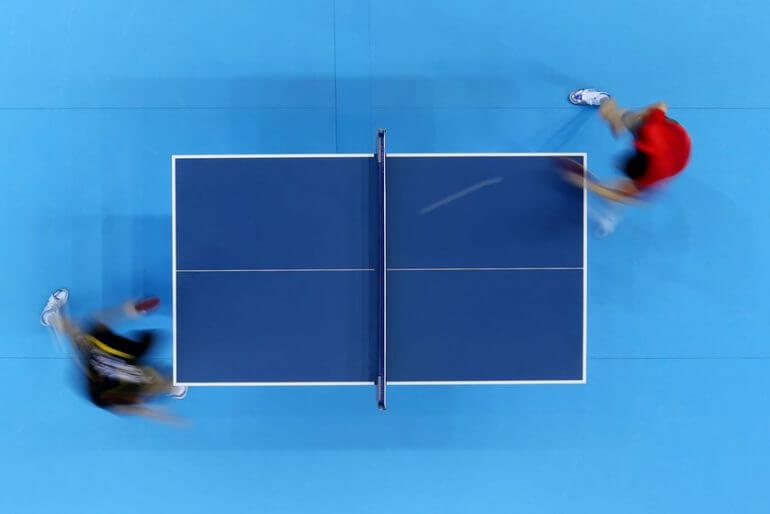
#> input picture 1.jpg, 770 x 514 px, given in place of the camera
$ python NoStereo2.py
#> lines starting #> are read from the running program, lines starting #| are printed output that depends on the picture; after the words box and inside, x2 and y2 are one past the last pixel; in counts of white or black regions, pixels touching at a corner belong together
import cv2
import imutils
import time
import numpy as np

#CreateBox
def nothing(x):
    pass
cv2.namedWindow("Set-Color")
cv2.createTrackbar("Low-H", "Set-Color", 20, 179, nothing) #10
cv2.createTrackbar("Low-S", "Set-Color", 80, 255, nothing)
cv2.createTrackbar("Low-V", "Set-Color", 180, 255, nothing) #160
cv2.createTrackbar("Up-H", "Set-Color", 30, 179, nothing)
cv2.createTrackbar("Up-S", "Set-Color", 255, 255, nothing)
cv2.createTrackbar("Up-V", "Set-Color", 255, 255, nothing)

scoreA = 0
scoreB = 0

cap = cv2.VideoCapture(1)
#cap2 = cv2.VideoCapture(2)

while True:
    ret, frame = cap.read()
#> frame is the input picture: shape (514, 770, 3); mean B, G, R 200.1, 138.4, 63.3
    ret, frameL = cap.read()

    hsv = cv2.cvtColor(frame, cv2.COLOR_BGR2HSV)
#> hsv: shape (514, 770, 3); mean H, S, V 103.9, 178.1, 201.3
    l_h = cv2.getTrackbarPos("Low-H", "Set-Color")
    l_s = cv2.getTrackbarPos("Low-S", "Set-Color")
    l_v = cv2.getTrackbarPos("Low-V", "Set-Color")
    u_h = cv2.getTrackbarPos("Up-H", "Set-Color")
    u_s = cv2.getTrackbarPos("Up-S", "Set-Color")
    u_v = cv2.getTrackbarPos("Up-V", "Set-Color")
    lower_blue = np.array([l_h, l_s, l_v])
    upper_blue = np.array([u_h, u_s, u_v])

    mask = cv2.inRange(hsv, lower_blue, upper_blue)
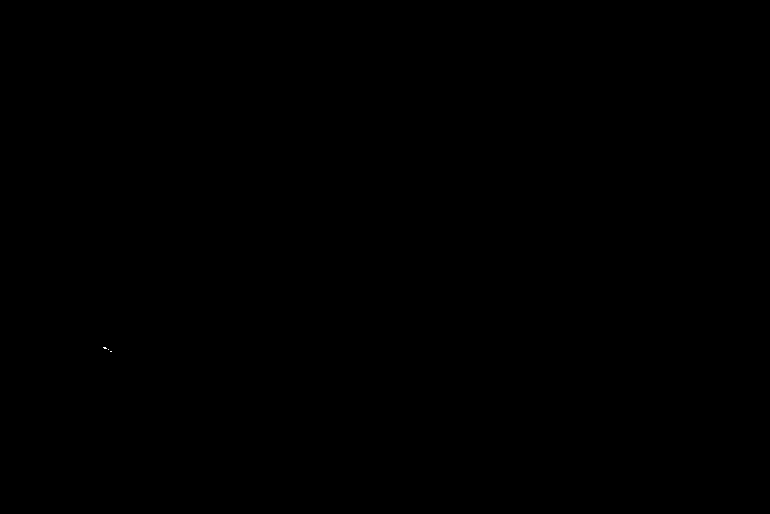
#> mask: shape (514, 770); 0% white in thin lines or dots, all inside (x1, y1, x2, y2) = (103, 347, 112, 352)
    mask = cv2.erode(mask, None, iterations=2)
#> mask: shape (514, 770); every value is 0
    mask = cv2.dilate(mask, None, iterations=2)
    res = cv2.bitwise_and(frame,frame, mask= mask)
#> res: shape (514, 770, 3); every value is 0

    frameL = cv2.line(frameL,(100,100),(100,380),(0,0,255),5)
    frameL = cv2.line(frameL,(540,100),(540,380),(0,0,255),5)
    frameL = cv2.line(frameL,(100,380),(540,380),(0,0,255),5)
    frameL = cv2.line(frameL,(340,0),(340,480),(0,0,255),5)

###################################
#Text
    frameL = cv2.putText(frameL,"A",(40,50),
        cv2.FONT_HERSHEY_SIMPLEX,1,(0,0,255),3)
    frameL = cv2.putText(frameL,"B",(600,50),
        cv2.FONT_HERSHEY_SIMPLEX,1,(0,0,255),3)
    frameL = cv2.putText(frameL,(str(scoreA)+":"+str(scoreB)),(280,50),
        cv2.FONT_HERSHEY_SIMPLEX,1,(0,0,255),3)
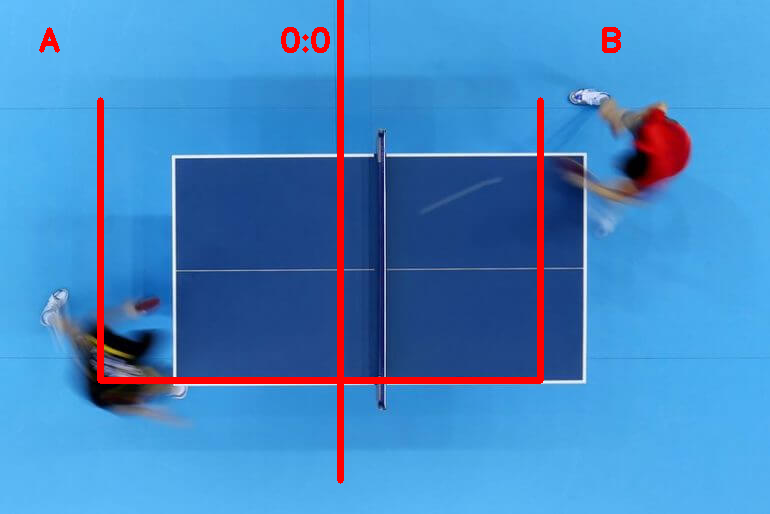
#> frameL: shape (514, 770, 3); mean B, G, R 195, 134.9, 68.9
###################################
#Score
    cnts = cv2.findContours(mask.copy(), cv2.RETR_EXTERNAL,
        cv2.CHAIN_APPROX_SIMPLE)
#> cnts = 0 contours
    cnts = imutils.grab_contours(cnts)
#> cnts = []
    center = None

    if len(cnts) > 0:
        c = max(cnts, key=cv2.contourArea)
        ((x, y), radius) = cv2.minEnclosingCircle(c)
        M = cv2.moments(c)
        center = (int(M["m10"] / M["m00"]), int(M["m01"] / M["m00"]))

        if radius > 2.5:
            cv2.circle(frame, (int(x), int(y)), int(radius),
                (0, 255, 255), 2)
            cv2.circle(frame, center, 3, (0, 0, 255), -1)

        if center[0] < 100:
            scoreA += 1
        elif center[0] < 340 and center[1] > 380:
            scoreA += 1

        elif center[0] > 100 and center[0] < 540 and center[1] < 380:
            print('Feild')
            print(center[0],' : ',center[1])
        elif center[0] > 540:
            scoreB += 1
        elif center[0] > 340 and center[1] > 380:
            scoreB += 1
            print(center[0],' : ',center[1])

########################################
#Show
    frame = imutils.resize(frame, width=420)
#> frame: shape (280, 420, 3)
    mask = imutils.resize(mask, width=420)
#> mask: shape (280, 420); every value is 0
    res = imutils.resize(res, width=420)
#> res: shape (280, 420, 3); every value is 0
    frameL = imutils.resize(frameL, width=420)
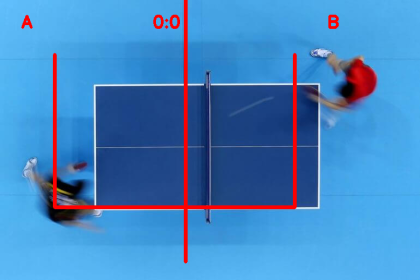
#> frameL: shape (280, 420, 3); mean B, G, R 195, 134.9, 69

    cv2.imshow("Score",frameL)
    cv2.imshow("Frame",frame)
    cv2.imshow("Ball",mask)
    cv2.imshow("Res",res)

    key = cv2.waitKey(1) & 0xFF
#> (key q is pressed here)
    if key == ord("q"):
	    break

cap.release()
cv2.destroyAllWindows()
